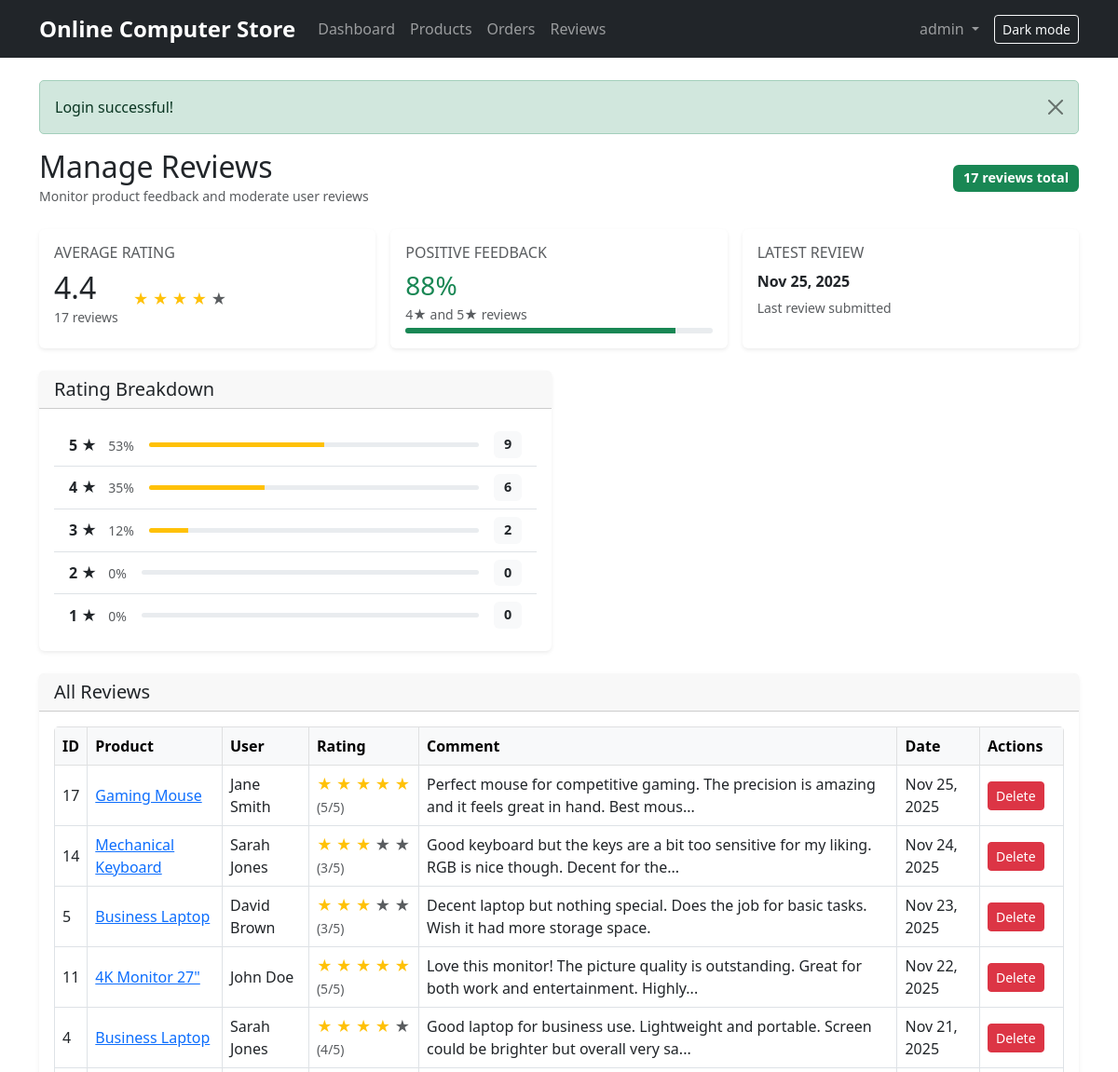
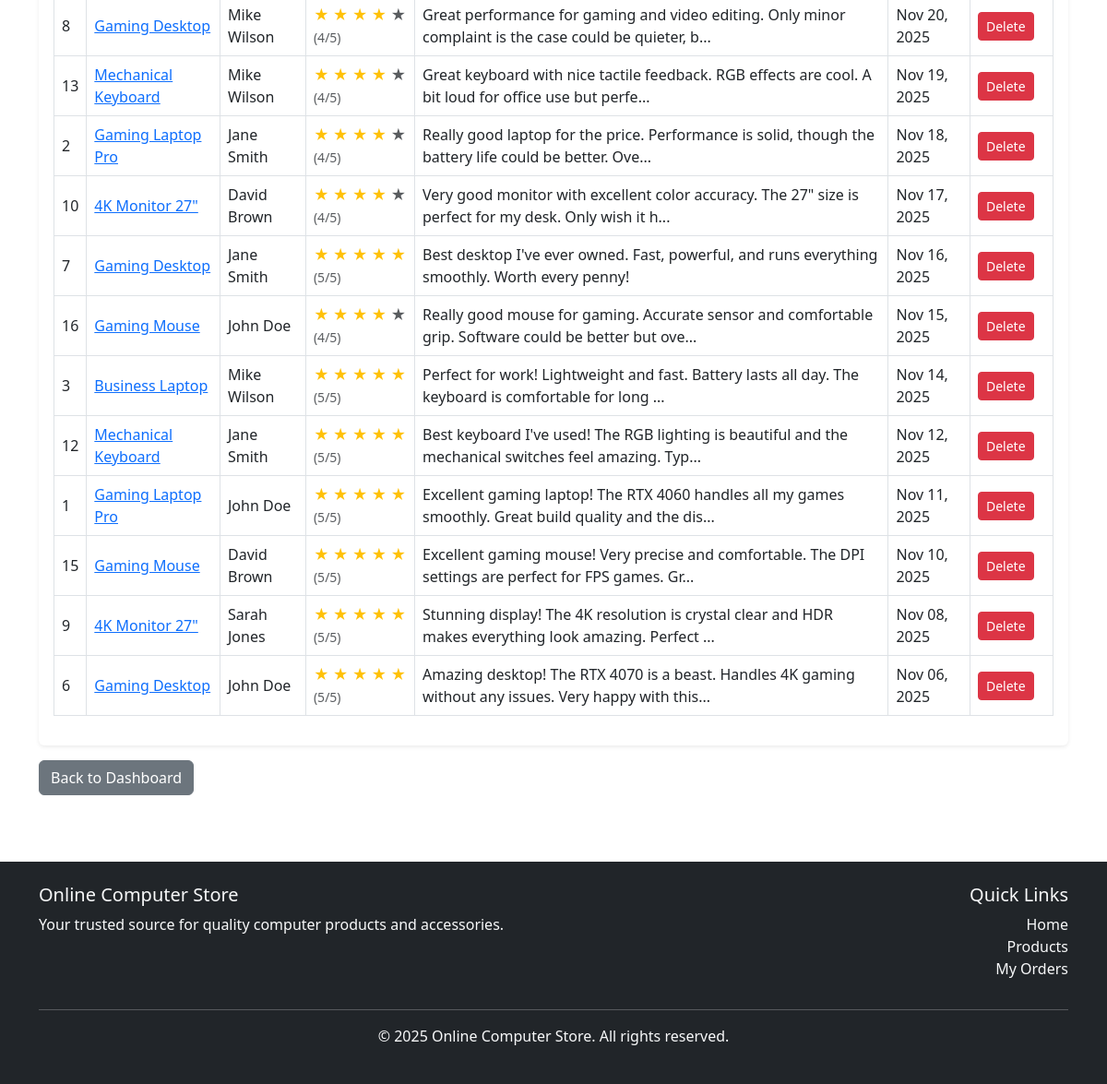
Page /admin/view-reviews.php (signed in) on the committed database (2 pictures, top to bottom).
### tables this page shows
CREATE TABLE `reviews` (
  `id` int(11) NOT NULL,
  `product_id` int(11) NOT NULL,
  `user_id` int(11) NOT NULL,
  `rating` int(11) NOT NULL CHECK (`rating` >= 1 and `rating` <= 5),
  `comment` text DEFAULT NULL,
  `created_at` timestamp NOT NULL DEFAULT current_timestamp()
);

CREATE TABLE `products` (
  `id` int(11) NOT NULL,
  `name` varchar(200) NOT NULL,
  `description` text DEFAULT NULL,
  `price` decimal(10,2) NOT NULL,
  `stock` int(11) NOT NULL DEFAULT 0,
  `category_id` int(11) DEFAULT NULL,
  `image` varchar(255) DEFAULT NULL,
  `created_at` timestamp NOT NULL DEFAULT current_timestamp(),
  `updated_at` timestamp NOT NULL DEFAULT current_timestamp() ON UPDATE current_timestamp()
);

CREATE TABLE `users` (
  `id` int(11) NOT NULL,
  `username` varchar(50) NOT NULL,
  `email` varchar(100) NOT NULL,
  `password` varchar(255) NOT NULL,
  `full_name` varchar(100) NOT NULL,
  `address` text DEFAULT NULL,
  `phone` varchar(20) DEFAULT NULL,
  `role` enum('user','admin') DEFAULT 'user',
  `created_at` timestamp NOT NULL DEFAULT current_timestamp()
);

### includes/config.php (called while the page is built, shortened)
<?php
function h($string) {
    return htmlspecialchars($string, ENT_QUOTES, 'UTF-8');
}

### admin/view-reviews.php (the view, shortened to what this page needs)
<?php
require_once '../includes/config.php';
$pdo = getDB();
$stats = [
    'total'        => 0,
    'avg_rating'   => 0,
    'latest_date'  => null,
    'good_percent' => 0,
    'by_star'      => [1 => 0, 2 => 0, 3 => 0, 4 => 0, 5 => 0],
];
$stmt = $pdo->query("
    SELECT
        COUNT(*)          AS total,
        AVG(rating)       AS avg_rating,
        MAX(created_at)   AS latest_date
    FROM reviews
");
$row = $stmt->fetch(PDO::FETCH_ASSOC);
if ($row && $row['total'] > 0) {
    $stats['total']       = (int)$row['total'];
    $stats['avg_rating']  = round((float)$row['avg_rating'], 1);
    $stats['latest_date'] = $row['latest_date'];
}
$stmt = $pdo->query("
    SELECT rating, COUNT(*) AS cnt
    FROM reviews
    GROUP BY rating
");
while ($r = $stmt->fetch(PDO::FETCH_ASSOC)) {
    $rating = (int)$r['rating'];
    $count  = (int)$r['cnt'];
    if ($rating >= 1 && $rating <= 5) {
        $stats['by_star'][$rating] = $count;
    }
}
if ($stats['total'] > 0) {
    $goodCount = $stats['by_star'][4] + $stats['by_star'][5];
    $stats['good_percent'] = round(($goodCount / $stats['total']) * 100);
}
$stmt = $pdo->query("
    SELECT
        r.*,
        p.name AS product_name,
        u.username,
        u.full_name
    FROM reviews r
    INNER JOIN products p ON r.product_id = p.id
    INNER JOIN users   u ON r.user_id = u.id
    ORDER BY r.created_at DESC
");
$reviews = $stmt->fetchAll(PDO::FETCH_ASSOC);
include '../includes/header.php';
?>
<div class="d-flex justify-content-between align-items-center mb-4">
    <div>
        <h2 class="mb-0">Manage Reviews</h2>
        <small class="text-muted">Monitor product feedback and moderate user reviews</small>
    </div>
    <?php if ($stats['total'] > 0): ?>
        <span class="badge bg-success">
            <?php echo $stats['total']; ?> reviews total
        </span>
    <?php endif; ?>
</div>
<?php if ($stats['total'] > 0): ?>
<div class="row g-3 mb-4">
    <div class="col-md-4">
        <div class="card border-0 shadow-sm h-100">
            <div class="card-body">
                <h6 class="text-muted text-uppercase mb-2">Average Rating</h6>
                <div class="d-flex align-items-center">
                    <div class="me-3">
                        <h2 class="mb-0"><?php echo number_format($stats['avg_rating'], 1); ?></h2>
                        <small class="text-muted"><?php echo $stats['total']; ?> reviews</small>
                    </div>
                    <div>
                        <?php
                        $rounded = (int)round($stats['avg_rating']);
                        for ($i = 1; $i <= 5; $i++):
                            $class = $i <= $rounded ? 'text-warning' : 'text-muted';
                        ?>
                            <span class="<?php echo $class; ?>">★</span>
                        <?php endfor; ?>
                    </div>
                </div>
            </div>
        </div>
    </div>
    <div class="col-md-4">
        <div class="card border-0 shadow-sm h-100">
            <div class="card-body">
                <h6 class="text-muted text-uppercase mb-2">Positive Feedback</h6>
                <h3 class="mb-1 text-success">
                    <?php echo $stats['good_percent']; ?>%
                </h3>
                <small class="text-muted d-block mb-1">
                    4★ and 5★ reviews
                </small>
                <div class="progress" style="height: 6px;">
                    <div
                        class="progress-bar bg-success"
                        role="progressbar"
                        style="width: <?php echo $stats['good_percent']; ?>%;"
                        aria-valuenow="<?php echo $stats['good_percent']; ?>"
                        aria-valuemin="0"
                        aria-valuemax="100">
                    </div>
                </div>
            </div>
        </div>
    </div>
    <div class="col-md-4">
        <div class="card border-0 shadow-sm h-100">
            <div class="card-body">
                <h6 class="text-muted text-uppercase mb-2">Latest Review</h6>
                <?php if ($stats['latest_date']): ?>
                    <p class="mb-1">
                        <strong><?php echo date('M d, Y', strtotime($stats['latest_date'])); ?></strong>
                    </p>
                    <small class="text-muted">
                        Last review submitted
                    </small>
                <?php else: ?>
                    <p class="text-muted mb-0">No reviews yet.</p>
                <?php endif; ?>
            </div>
        </div>
    </div>
</div>
<div class="row g-3 mb-4">
    <div class="col-lg-6">
        <div class="card border-0 shadow-sm h-100">
            <div class="card-header">
                <h5 class="mb-0">Rating Breakdown</h5>
            </div>
            <div class="card-body">
                <ul class="list-group list-group-flush">
                    <?php for ($star = 5; $star >= 1; $star--):
                        $count = $stats['by_star'][$star];
                        $percent = $stats['total'] > 0 ? round(($count / $stats['total']) * 100) : 0;
                    ?>
                        <li class="list-group-item d-flex align-items-center justify-content-between">
                            <div>
                                <strong><?php echo $star; ?> ★</strong>
                                <small class="text-muted ms-2"><?php echo $percent; ?>%</small>
                            </div>
                            <div class="flex-grow-1 mx-3">
                                <div class="progress" style="height: 5px;">
                                    <div
                                        class="progress-bar bg-warning"
                                        role="progressbar"
                                        style="width: <?php echo $percent; ?>%;"
                                        aria-valuenow="<?php echo $percent; ?>"
                                        aria-valuemin="0"
                                        aria-valuemax="100">
                                    </div>
                                </div>
                            </div>
                            <span class="badge bg-light text-dark">
                                <?php echo $count; ?>
                            </span>
                        </li>
                    <?php endfor; ?>
                </ul>
            </div>
        </div>
    </div>
</div>
<?php endif; ?>
<?php if (empty($reviews)): ?>
    <div class="alert alert-info">
        <p>No reviews found.</p>
    </div>
<?php else: ?>
    <div class="card border-0 shadow-sm">
        <div class="card-header">
            <h5 class="mb-0">All Reviews</h5>
        </div>
        <div class="card-body">
            <div class="table-responsive">
                <table class="table table-bordered align-middle">
                    <thead class="table-light">
                        <tr>
                            <th>ID</th>
                            <th>Product</th>
                            <th>User</th>
                            <th>Rating</th>
                            <th>Comment</th>
                            <th>Date</th>
                            <th style="width: 90px;">Actions</th>
                        </tr>
                    </thead>
                    <tbody>
                        <?php foreach ($reviews as $review): ?>
                        <tr>
                            <td><?php echo $review['id']; ?></td>
                            <td>
                                <a href="../product-details.php?id=<?php echo $review['product_id']; ?>" target="_blank">
                                    <?php echo h($review['product_name']); ?>
                                </a>
                            </td>
                            <td><?php echo h($review['full_name'] ?: $review['username']); ?></td>
                            <td>
                                <?php for ($i = 1; $i <= 5; $i++): ?>
                                    <span class="<?php echo $i <= $review['rating'] ? 'text-warning' : 'text-muted'; ?>">★</span>
                                <?php endfor; ?>
                                <small class="text-muted ms-1">
                                    (<?php echo $review['rating']; ?>/5)
                                </small>
                            </td>
                            <td>
                                <?php
                                $comment = $review['comment'] ?? '';
                                $short = mb_substr($comment, 0, 100);
                                echo h($short);
                                if (mb_strlen($comment) > 100) {
                                    echo '...';
                                }
                                ?>
                            </td>
                            <td><?php echo date('M d, Y', strtotime($review['created_at'])); ?></td>
                            <td>
                                <a href="?delete=<?php echo $review['id']; ?>"
                                   class="btn btn-sm btn-danger"
                                   onclick="return confirm('Are you sure you want to delete this review?')">
                                    Delete
                                </a>
                            </td>
                        </tr>
                        <?php endforeach; ?>
                    </tbody>
                </table>
            </div>
        </div>
    </div>
<?php endif; ?>
<div class="mt-3">
    <a href="dashboard.php" class="btn btn-secondary">Back to Dashboard</a>
</div>
<?php include '../includes/footer.php'; ?>

### assets/css/style.css (style rules this page uses)
body { min-height: 100vh; display: flex; flex-direction: column; background-color: var(--bs-body-bg); color: var(--bs-body-color); }
.card { background-color: var(--bs-card-bg); color: var(--bs-body-color); box-shadow: 0 2px 4px rgba(0,0,0,0.1); transition: transform 0.2s, box-shadow 0.2s; }
.table-responsive { border-radius: 5px; }
.badge { font-size: 0.9em; padding: 0.5em 0.75em; }
.btn { transition: all 0.2s; }

### rows in the picture
reviews: id "17", product.name "Gaming Mouse", user.full_name "Jane Smith", rating "5", comment "Perfect mouse for competitive gaming. The precision is amazing and it feels great in hand. Best mous", created_at "Nov 25, 2025"
reviews: id "14", product.name "Mechanical Keyboard", user.full_name "Sarah Jones", rating "3", comment "Good keyboard but the keys are a bit too sensitive for my liking. RGB is nice though. Decent for the", created_at "Nov 24, 2025"
reviews: id "5", product.name "Business Laptop", user.full_name "David Brown", rating "3", comment "Decent laptop but nothing special. Does the job for basic tasks. Wish it had more storage space.", created_at "Nov 23, 2025"
reviews: id "11", product.name "4K Monitor 27\"", user.full_name "John Doe", rating "5", comment "Love this monitor! The picture quality is outstanding. Great for both work and entertainment. Highly", created_at "Nov 22, 2025"
reviews: id "4", product.name "Business Laptop", user.full_name "Sarah Jones", rating "4", comment "Good laptop for business use. Lightweight and portable. Screen could be brighter but overall very sa", created_at "Nov 21, 2025"
reviews: id "8", product.name "Gaming Desktop", user.full_name "Mike Wilson", rating "4", comment "Great performance for gaming and video editing. Only minor complaint is the case could be quieter, b", created_at "Nov 20, 2025"
reviews: id "13", product.name "Mechanical Keyboard", user.full_name "Mike Wilson", rating "4", comment "Great keyboard with nice tactile feedback. RGB effects are cool. A bit loud for office use but perfe", created_at "Nov 19, 2025"
reviews: id "2", product.name "Gaming Laptop Pro", user.full_name "Jane Smith", rating "4", comment "Really good laptop for the price. Performance is solid, though the battery life could be better. Ove", created_at "Nov 18, 2025"
reviews: id "10", product.name "4K Monitor 27\"", user.full_name "David Brown", rating "4", comment "Very good monitor with excellent color accuracy. The 27\" size is perfect for my desk. Only wish it h", created_at "Nov 17, 2025"
reviews: id "7", product.name "Gaming Desktop", user.full_name "Jane Smith", rating "5", comment "Best desktop I've ever owned. Fast, powerful, and runs everything smoothly. Worth every penny!", created_at "Nov 16, 2025"
reviews: id "16", product.name "Gaming Mouse", user.full_name "John Doe", rating "4", comment "Really good mouse for gaming. Accurate sensor and comfortable grip. Software could be better but ove", created_at "Nov 15, 2025"
reviews: id "3", product.name "Business Laptop", user.full_name "Mike Wilson", rating "5", comment "Perfect for work! Lightweight and fast. Battery lasts all day. The keyboard is comfortable for long", created_at "Nov 14, 2025"
reviews: id "12", product.name "Mechanical Keyboard", user.full_name "Jane Smith", rating "5", comment "Best keyboard I've used! The RGB lighting is beautiful and the mechanical switches feel amazing. Typ", created_at "Nov 12, 2025"
reviews: id "1", product.name "Gaming Laptop Pro", user.full_name "John Doe", rating "5", comment "Excellent gaming laptop! The RTX 4060 handles all my games smoothly. Great build quality and the dis", created_at "Nov 11, 2025"
reviews: id "15", product.name "Gaming Mouse", user.full_name "David Brown", rating "5", comment "Excellent gaming mouse! Very precise and comfortable. The DPI settings are perfect for FPS games. Gr", created_at "Nov 10, 2025"
reviews: id "9", product.name "4K Monitor 27\"", user.full_name "Sarah Jones", rating "5", comment "Stunning display! The 4K resolution is crystal clear and HDR makes everything look amazing. Perfect", created_at "Nov 08, 2025"
reviews: id "6", product.name "Gaming Desktop", user.full_name "John Doe", rating "5", comment "Amazing desktop! The RTX 4070 is a beast. Handles 4K gaming without any issues. Very happy with this", created_at "Nov 06, 2025"

### other values in the picture
SITE_NAME "Online Computer Store"
$_SESSION['username'] "admin"
$_SESSION['success'] "Login successful!"
$stats['total'] "17"
$stats['avg_rating'] "4.4"
$stats['good_percent'] "88"
date('M d, Y', strtotime($stats['latest_date'])) "Nov 25, 2025"
$percent "53"
$count "9"
$percent "35"
$count "6"
$percent "12"
$count "2"
$percent "0"
$count "0"
